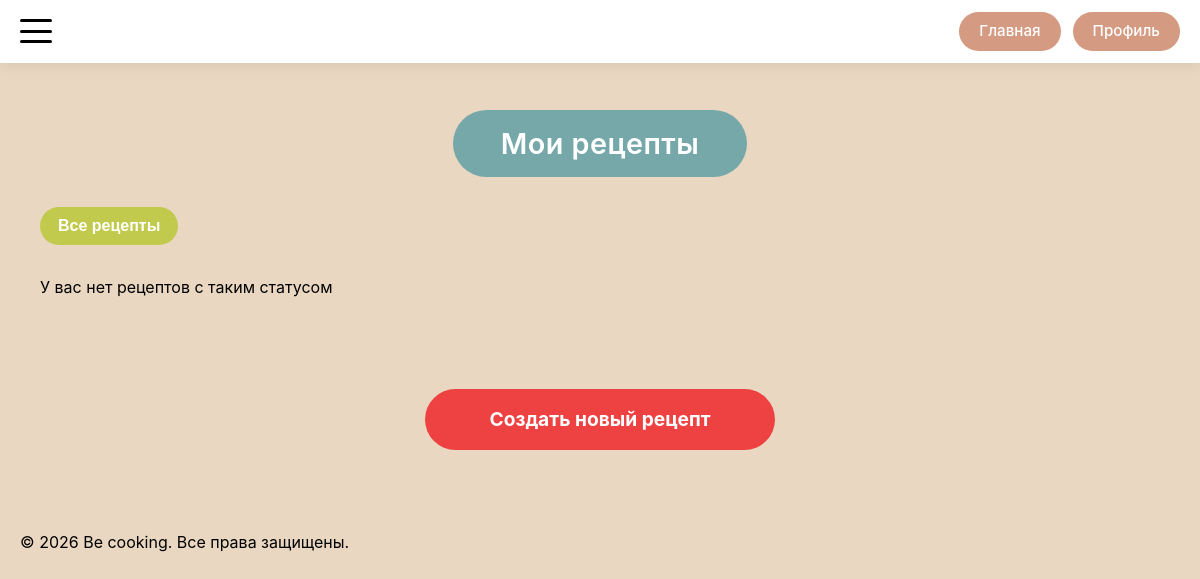
/my-recipes (signed in), run on an earlier commit of the app's database.
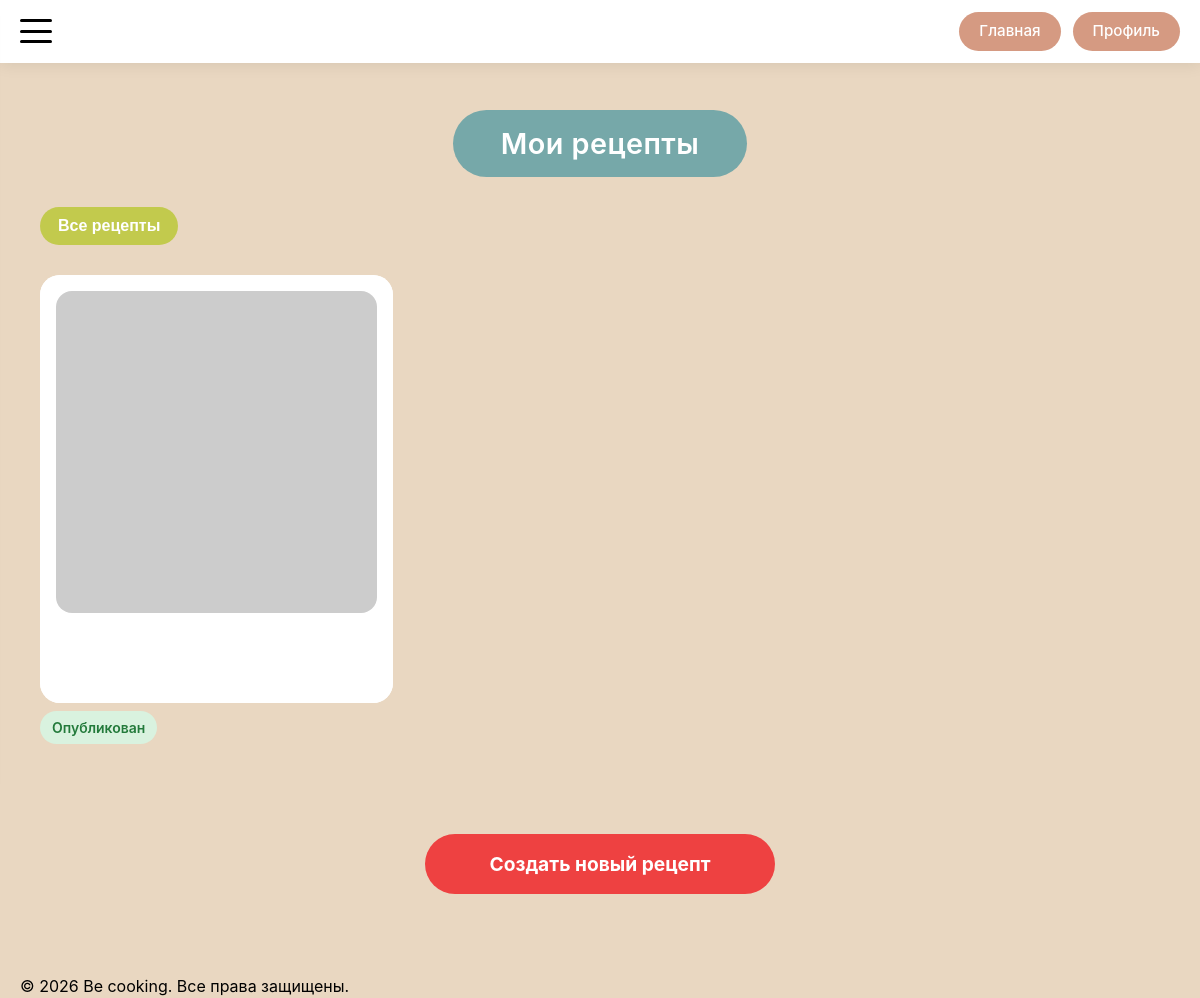
And on a later commit of the database.
### models.py (models this page shows)
class Recipe(db.Model):
    __tablename__ = 'recipe'
    id = db.Column(db.Integer, primary_key=True)
    title = db.Column(db.String(200), nullable=False)
    description = db.Column(db.Text)
    author_id = db.Column(db.Integer, db.ForeignKey('user.id'), nullable=False)
    status = db.Column(db.Enum(RecipeStatusEnum), nullable=False, default=RecipeStatusEnum.PENDING)
    created_at = db.Column(db.DateTime, default=datetime.utcnow)
    updated_at = db.Column(db.DateTime, default=datetime.utcnow, onupdate=datetime.utcnow)
    main_image_url = db.Column(db.String(300))
    ingredients = db.Column(db.JSON)  # В SQLAlchemy JSON может хранить массивы
    steps = db.relationship('RecipeStep', backref='recipe', lazy='dynamic', cascade='all, delete-orphan')
    comments = db.relationship('Comment', backref='recipe', lazy='dynamic', cascade='all, delete-orphan')
    notes = db.relationship('Note', backref='recipe', lazy='dynamic', cascade='all, delete-orphan')
    favorites = db.relationship('Favorite', backref='recipe', lazy='dynamic', cascade='all, delete-orphan')
    cart_items = db.relationship('CartItem', backref='recipe', lazy='dynamic', cascade='all, delete-orphan')

### routes/recipe_routes.py (the view, shortened to what this page needs)
@app.route('/my-recipes')
@login_required
def my_recipes():
    limit = request.args.get('limit', 9, type=int)
    offset = request.args.get('offset', 0, type=int)
    status = request.args.get('status')
    recipes_query = Recipe.query.filter_by(
        author_id=current_user.id
    )
    recipes_query = recipes_query.order_by(Recipe.created_at.desc())
    total = recipes_query.count()
    my_recipes = recipes_query.offset(offset).limit(limit).all()
    has_next = offset + limit < total
    has_prev = offset > 0
    status_labels = {
        'published': 'Опубликованные',
        'pending': 'На модерации',
        'rejected': 'Отклонённые'
    }
    return render_template(
        'my_recipes/my_recipes.html',
        my_recipes=my_recipes,
        limit=limit,
        offset=offset,
        has_next=has_next,
        has_prev=has_prev,
        current_status=status,
        status_labels=status_labels
    )

### app.py (called while the page is built)
@login_manager.user_loader
def load_user(user_id):
    return User.query.get(int(user_id))

@app.context_processor
def inject_enums():
    return dict(UserRoleEnum=UserRoleEnum)

### templates/my_recipes/my_recipes.html (shortened to what this page needs)
{% extends 'base/base.html' %}
{% block main_class %}my-recipes-main{% endblock %}
{% block container_class %}my-recipes-container{% endblock %}
{% block content %}
<div class="my-recipes-header-wrapper">
    <h1 class="my-recipes-title">Мои рецепты</h1>
</div>
<div class="my-recipes-filter-wrapper">
    <div class="dropdown">
        <button class="filter-status-btn" type="button">
            {% if current_status %}
            {{ status_labels[current_status] }}
            {% else %}
            Все рецепты
            {% endif %}
        </button>
    </div>
</div>
<div class="my-recipes-grid">
    {% for recipe in my_recipes %}
    <div class="my-recipe-card">
        {% with
        detail_endpoint = 'recipe_manage',
        item_id = recipe.id
        %}
        {% set card_name = recipe %}
        {% include 'components/_card.html' with context %}
        {% endwith %}
        {% if recipe.status.value == 'published' %}
        <div class="recipe-status recipe-status-published">Опубликован</div>
        {% elif recipe.status.value == 'pending' %}
        <div class="recipe-status recipe-status-pending">На модерации</div>
        {% elif recipe.status.value == 'rejected' %}
        <div class="recipe-status recipe-status-rejected">Отказано</div>
        {% endif %}
    </div>
    {% else %}
    <p>У вас нет рецептов с таким статусом</p>
    {% endfor %}
</div>
<div class="my-recipes-footer">
    <a href="{{ url_for('recipe_add') }}" class="create-recipe-btn-footer"
       style="text-decoration: none; display: inline-block;">
        Создать новый рецепт
    </a>
</div>
{% endblock %}

### templates/base/base.html (shortened to what this page needs)
<!DOCTYPE html>
<html lang="ru">
<head>
    <link href="https://googleapis.com/css2?family=Inter:opsz,wght@14..32,300;14..32,400;14..32,500;14..32,600;14..32,700&display=swap" rel="stylesheet">
    <link rel="stylesheet" href="{{ url_for('static', filename='css/style.css') }}">
</head>
<body>
    {% if request.endpoint != 'auth' %}
        {% include 'components/_header.html' %}
    {% endif %}
    <main class="main {% block main_class %}{% endblock %}">
        <div class="container {% block container_class %}{% endblock %}">
            {% block content %}{% endblock %}
        </div>
    </main>
    {% if request.endpoint != 'auth' %}
        {% include 'components/_footer.html' %}
    {% endif %}
</body>
</html>

### templates/components/_header.html (shortened to what this page needs)
<header class="header">
    <div class="header-container container">
        <button class="burger-btn" id="burgerBtn">
            <span></span>
            <span></span>
            <span></span>
        </button>
        <div class="header-buttons">
            <a href="{{ url_for('index') }}" class="header-btn">Главная</a>
            {% if current_user.is_authenticated %}
                <a href="{{ url_for('profile') }}" class="header-btn">Профиль</a>
            {% else %}
                <a href="{{ url_for('auth') }}" class="header-btn">Вход</a>
            {% endif %}
        </div>
    </div>
</header>

### templates/components/_card.html
{% if detail_endpoint == 'recipe_detail' or card_name == 'recipe' %}
<div class="card">
    <a href="{{ url_for(detail_endpoint, recipe_id=item_id) }}"
       class="card-link">
        <div class="card-inner">
            <div class="card-image">
                <img src="{{ recipe.main_image_url if (recipe and recipe.main_image_url) else 'https://placehold.co/400x300' }}"
                     alt="{{ recipe.title if recipe else 'Рецепт' }}">
            </div>
            <div class="card-text">{{ recipe.title if recipe else 'Рецепт' }}</div>
        </div>
    </a>
</div>
{% else %}
<div class="card">
    <a href="{{ url_for(detail_endpoint, chef_id=item_id) }}"
       class="card-link">
        <div class="card-inner">
            <div class="card-image">
                <img src="{{ image_url if image_url else 'https://placehold.co/400x300' }}"
                     alt="{{ title }}">
            </div>
            <div class="card-text">{{ title }}</div>
        </div>
    </a>
</div>
{% endif %}

### templates/components/_footer.html
<footer class="footer">
    <div class="footer-container container">
        <p class="footer-text">© {{ now.year if now else '2026' }} Be cooking. Все права защищены.</p>
    </div>
</footer>

What changed in the data, as far as the page shows it:
added Recipe: status "Опубликован"
Also different on the page:
text no longer shown: "У вас нет рецептов с таким статусом"
